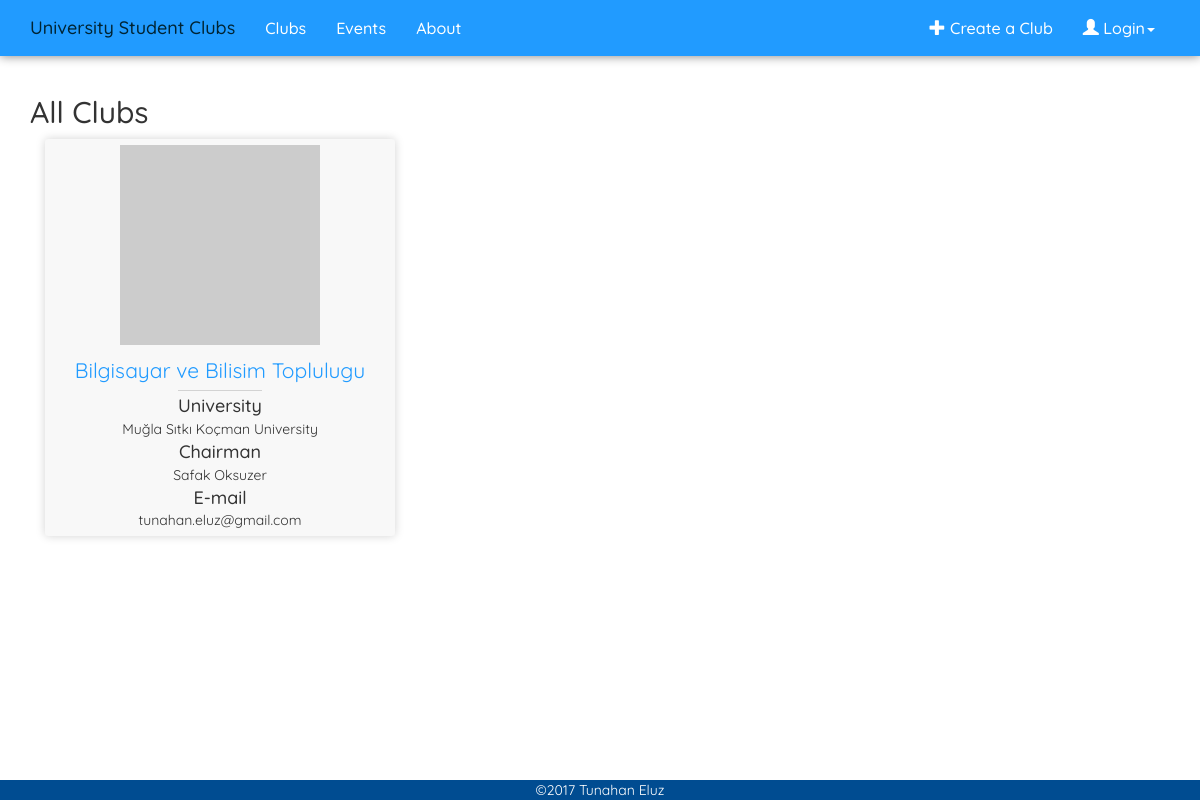
The app's page /s-clubs/, older data.
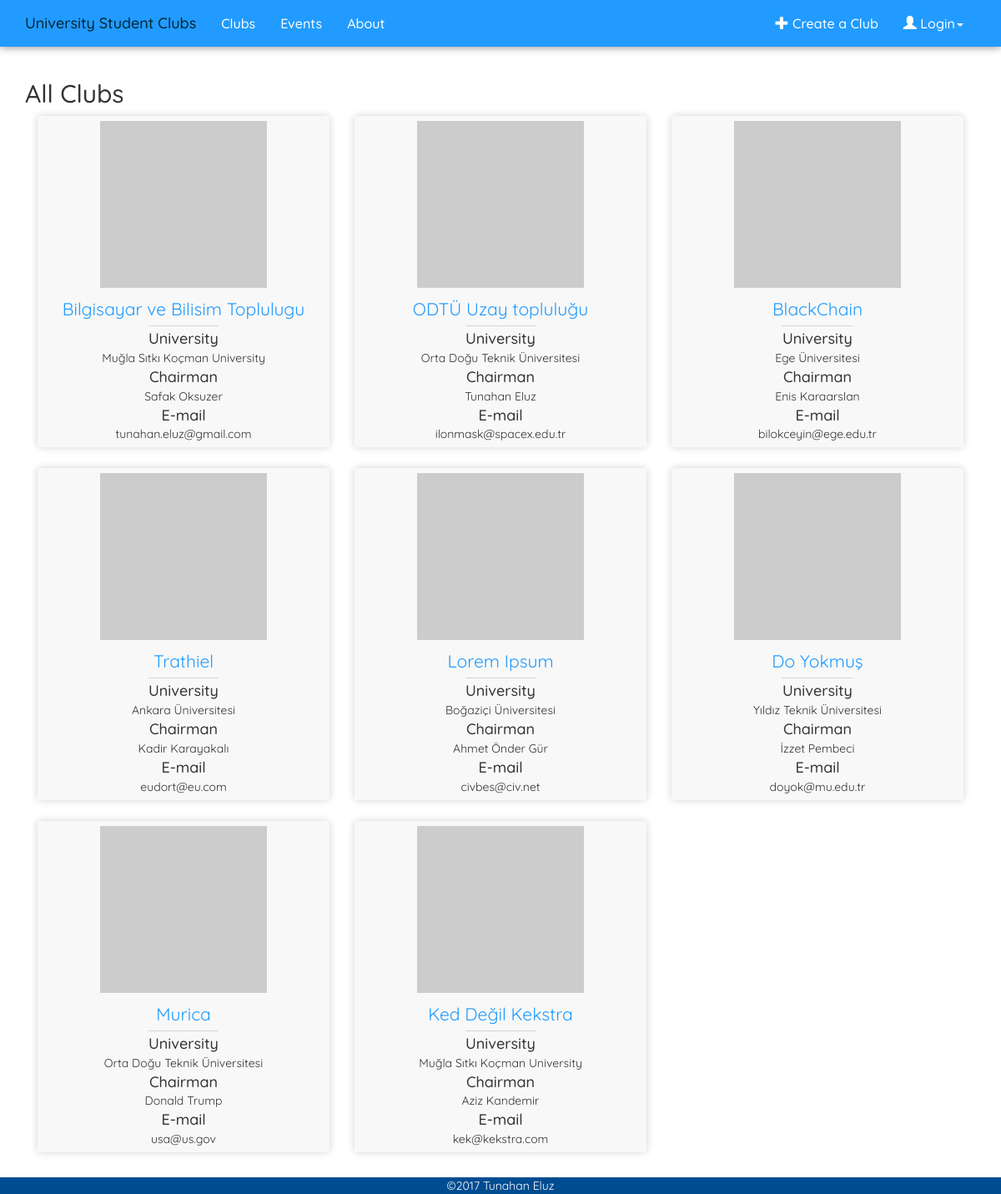
The same page, newer data.
### Sclubs/models.py (models this page shows, shortened)
class Club(models.Model):
    University = models.ForeignKey(University , on_delete=models.CASCADE)
    Chairman = models.CharField(max_length=50)
    Vice_Chairman = models.CharField(max_length=50)
    Genre = models.CharField(max_length=50)
    Club_email = models.CharField(max_length=100)
    Club_Logo = models.CharField(max_length=1000)
    Club_Name = models.CharField(max_length=200)

class University(models.Model):
    University_Name = models.CharField(max_length=150)
    def __str__(self):
        return self.University_Name

### Sclubs/views.py (the view)
def index(request):
    all_clubs = Club.objects.all()
    context = {'all_clubs': all_clubs,}
    return render(request, 'Sclubs/index.html', context)

### templates/Sclubs/index.html
{% extends "base.html" %}
{% block content %}
    {% if all_clubs %}
        <div class="container">
            <h2 >All Clubs</h2>
            {% for club in all_clubs %}
                <div class="col-md-4" style="margin-bottom: 25px;">
                    <div class="club-card">
                        <img class="club-logo" src="http://lorempixel.com/200/200/" alt="Logo">
                        <a class="club-name" href="{% url 'club_detail' club.id  %}">{{ club.Club_Name }}</a>
                        <span class="seperator"></span>
                        <h4>University</h4>
                        <span>{{ club.University }}</span>
                        <h4>Chairman</h4>
                        <span>{{ club.Chairman }}</span>
                        <h4>E-mail</h4>
                        <span>{{ club.Club_email }}</span>
                    </div>
                </div>
            {% endfor  %}
        </div>
    {% else %}
        <h2>There is no Club</h2>
    {% endif %}
{% endblock %}

### templates/base.html (shortened to what this page needs)
{% load staticfiles %}
<!DOCTYPE html>
<html lang="en">
<head>
    <link rel="stylesheet" href="https://maxcdn.bootstrapcdn.com/bootstrap/3.3.7/css/bootstrap.min.css">
    <link rel="stylesheet" href="https://maxcdn.bootstrapcdn.com/font-awesome/4.7.0/css/font-awesome.min.css">
    <link rel="stylesheet" href="https://maxcdn.bootstrapcdn.com/bootstrap/3.3.7/css/bootstrap.min.css">
    <link rel="stylesheet" type="text/css" href="{% static 'Sclubs/style.css' %}"/>
</head>
<body>
 <nav class="navbar navbar-default">
  <div class="container">
    <div class="navbar-header">
      <a class="navbar-brand" href="http://127.0.0.1:8000/">University Student Clubs</a>
    </div>
    <div class="collapse navbar-collapse" id="bs-example-navbar-collapse-1">
      <ul class="nav navbar-nav">
        <li><a href="http://127.0.0.1:8000/s-clubs/">Clubs</a></li>
        <li><a href="http://127.0.0.1:8000/events/">Events</a></li>
        <li><a href="#">About</a></li>
      </ul>
      <ul class="nav navbar-nav navbar-right">
          <li class="">
              <a href="#">
                  <span class="glyphicon glyphicon-plus" aria-hidden="true"></span>&nbsp;Create a Club
              </a>
          </li>
          <li class="dropdown">
          <a href="#" class="dropdown-toggle" data-toggle="dropdown" role="button" aria-haspopup="true"
             aria-expanded="false"><span class="glyphicon glyphicon-user" aria-hidden="true"></span> Login<span
                  class="caret"></span></a>
        </li>
      </ul>
    </div>
  </div>
</nav>
{% block content %}{% endblock %}
<footer>
    <span>&copy;2017 Tunahan Eluz</span>
</footer>
</body>
</html>

### static/Sclubs/style.css (style rules this page uses)
html, body { font-family: 'Quicksand', serif; }
body { position: relative; min-height: 100vh; margin-bottom: -25px; padding-bottom: 25px; }
.navbar-default { font-size: 1.15em; font-weight: 500; background-color: #219bff; padding: 3px; border: 0px; border-radius: 0px; box-shadow: 0px 0px 10px gray; }
.navbar-default .navbar-nav>li>a { color: white; transition: 0.2s; }
.navbar-default .navbar-brand { color: #002433; transition: 0.2s; }
.navbar-default .navbar-collapse, .navbar-default .navbar-form { border: none; }
.seperator { display: block; width: 25%; background-color: lightgray; height: 1px; margin: 5px auto; }
.club-card { background-color: #f8f8f8; border-radius: 3px; box-shadow: 0px 0px 10px lightgray; padding: 6px; text-align: center; }
.club-card h4 { margin-top: 3px; margin-bottom: 3px; }
.club-name { color: #219bff; display: block; font-size: 1.5em; margin-top: 10px; }
footer { width: 100%; text-align: center; background-color: #004c91; color: #fff; position: absolute; bottom: 0; }

Row changes from the older to the newer data that the page shows:
added Club: Club_Name "ODTÜ Uzay topluluğu", University "Orta Doğu Teknik Üniversitesi", Chairman "Tunahan Eluz", Club_email "ilonmask@spacex.edu.tr"
added Club: Club_Name "BlackChain", University "Ege Üniversitesi", Chairman "Enis Karaarslan", Club_email "bilokceyin@ege.edu.tr"
added Club: Club_Name "Trathiel", University "Ankara Üniversitesi", Chairman "Kadir Karayakalı", Club_email "eudort@eu.com"
added Club: Club_Name "Lorem Ipsum", University "Boğaziçi Üniversitesi", Chairman "Ahmet Önder Gür", Club_email "civbes@civ.net"
added Club: Club_Name "Do Yokmuş", University "Yıldız Teknik Üniversitesi", Chairman "İzzet Pembeci", Club_email "doyok@mu.edu.tr"
added Club: Club_Name "Murica", University "Orta Doğu Teknik Üniversitesi", Chairman "Donald Trump", Club_email "usa@us.gov"
added Club: Club_Name "Ked Değil Kekstra", University "Muğla Sıtkı Koçman University", Chairman "Aziz Kandemir", Club_email "kek@kekstra.com"
